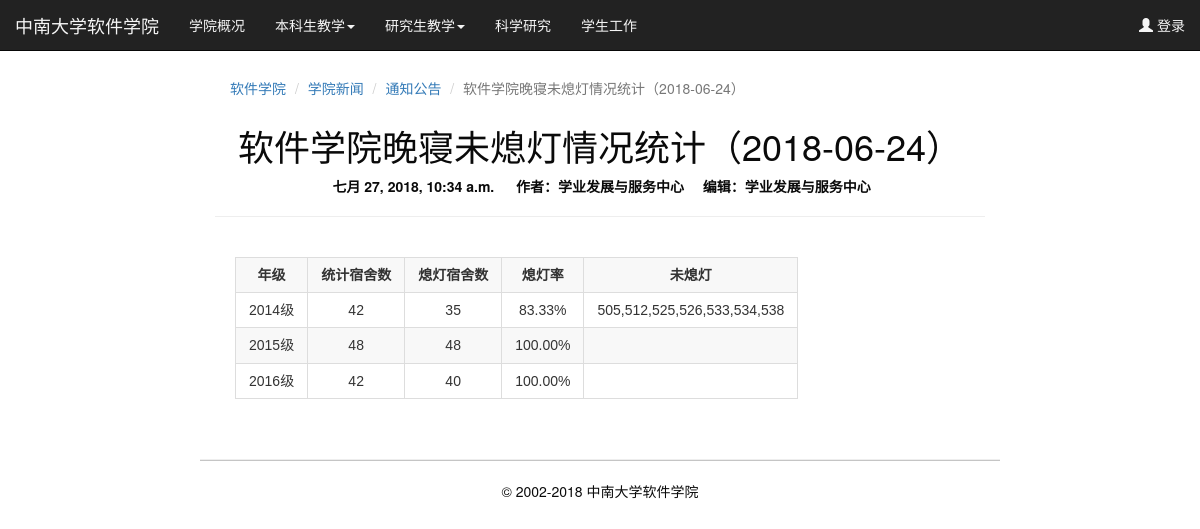
Screenshot of /article/id/6/ with the database file from the repository.
### Pages/models.py (models this page shows, shortened)
class NavbarObject(models.Model):
    page = models.ForeignKey(Page, verbose_name='页面名称', on_delete=models.CASCADE)
    serial_number = models.FloatField(verbose_name='序号')
    name = models.CharField('名称', max_length=25)
    herf = models.CharField('相对路径', max_length=100, null=True, blank=True)
    superior = models.ForeignKey('self', on_delete=models.CASCADE, null=True, blank=True, verbose_name='上级栏目')
    class Meta:
        unique_together = ('page', 'serial_number')
        verbose_name = '导航栏内容'
        verbose_name_plural = '导航栏内容'

### ArticleManagement/models.py (models this page shows, shortened)
class Column(models.Model):
    name = models.CharField('栏目名称', max_length=30)
    superior = models.ForeignKey('self', on_delete=models.SET_NULL, verbose_name='上级栏目', null=True, blank=True)
    objects = ColumnManager()
    class Meta:
        unique_together = ('name', 'superior')
        verbose_name = '栏目'
        verbose_name_plural = '栏目'

class Article(models.Model):
    article_id = models.IntegerField(verbose_name='文章编号')
    edit_time = models.DateTimeField(verbose_name='修改时间')  # 第一次创建的时间也是这个
    title = models.CharField(verbose_name='标题', max_length=30)
    author = models.CharField(verbose_name='作者', max_length=30)
    editor = models.CharField(verbose_name='编辑', max_length=30)
    content = models.TextField(verbose_name='内容', max_length=100000)
    creator = models.ForeignKey(User, on_delete=models.SET_NULL, verbose_name='创建者', null=True, blank=True)
    objects = ArticleManager()
    def get_article_route(self):
        result = []
        list_len = 1000
        archival_articles_queryset = ArchivalArticles.objects.filter(article=self).order_by('-column__name')
        for aaq in archival_articles_queryset:
            tmp = []
            col = aaq.column
            while col.superior is not None:
                tmp.insert(0, col)
                col = col.superior
            tmp.insert(0, col)
            if len(tmp) < list_len:
                result = tmp
        return result
    class Meta:
        unique_together = ('id', 'edit_time')
        verbose_name = '文章'
        verbose_name_plural = '文章'

### Pages/views/articles.py (the view)
# urls.py: path('article/id/<int:id>/', article_page),
def article_page(request, id):
    navbarobj = NavbarObject.objects.filter(page__name='index').order_by('serial_number')
    navbar = []
    num = 0
    for nav in navbarobj:
        if nav.serial_number - int(nav.serial_number) == 0:
            navbar.append({
                "len": 1,
                "val": [nav],
            })
            num += 1
        else:
            num -= 1
            try:
                navbar[num]["val"].append(nav)
                navbar[num]["len"] += 1
            except:
                navbar.append({
                    "len": 0,
                    "val": [],
                })
                navbar[num]["val"].append(nav)
                navbar[num]["len"] += 1
            num += 1
    user = None
    try:
        user_id = request.session['user_id']
        user_pwd = request.session['user_pwd']
        user = AuthenticateUser(user_id, user_pwd)
    except:
        request.session['user_name'] = None
    article = None
    try:
        article = Article.objects.get(id=id)
    except:
        return HttpResponseRedirect('/')
    path = None
    if article is not None:
        path = article.get_article_route()
    return render(request, 'htmls/articles.html', {
        "user": user,
        "navbar": navbar,
        "article": article,
        "path": path,
    })

### templates/htmls/articles.html (shortened to what this page needs)
<!DOCTYPE html>
{% load static %}
<html lang="zh-CN">
<head>
    <link href="https://cdn.bootcss.com/bootstrap/3.3.7/css/bootstrap.css" rel="stylesheet">
    <link href="{% static "css/index.css" %}" rel="stylesheet">
    <link href="{% static "css/editormd.css" %}" rel="stylesheet"/>
</head>
<body>
    <div class="navbar navbar-inverse navbar-default navbar-fixed-top" role="navigation" id="menu-nav">
        <div class="container-fluid">
            <div class="navbar-header">
                <a id="navbar-brand" class="navbar-brand" href="/" style="color: whitesmoke">   中南大学软件学院</a>
            </div>
            <div class="navbar-collapse collapse">
                <ul class="nav navbar-nav navbar-right">
                    {% if user == None %}
                    <li><a href="#" data-toggle="modal" data-target="#LoginModal" style="color: whitesmoke"><span class="glyphicon glyphicon-user"></span>  登录  </a></li>
                    {% else %}
                    <li><a href="/usercenter/" style="color: whitesmoke"><span class="glyphicon glyphicon-user" style="color: whitesmoke"></span>  {{ user.name }}  </a></li>
                    <li><a href="#" onclick="logout()" style="color: whitesmoke"><span class="glyphicon glyphicon-log-out"></span> 登出 </a></li>
                    {% endif %}
                </ul>
                <ul class="nav navbar-nav">
                {% for nav in navbar %}
                    {% if nav.len == 1 %}
                    <li><a href="{{ nav.val.0.herf }}" style="color: whitesmoke">{{ nav.val.0.name }}</a></li>
                    {% else %}
                    <li class="dropdown">
                    <a href="{{ nav.val.0.herf }}" class="dropdown-toggle" data-toggle="dropdown" style="color: whitesmoke">
                        {{ nav.val.0.name }}<span class="caret"></span></a>
                    </li>
                    {% endif %}
                {% endfor %}
                </ul>
            </div>
        </div>
    </div>
    <br>
    <div>
        <div class="col-md-2"></div>
        <div class="col-md-8">
            <div class="center_main">
                <ol class="breadcrumb" style="background-color: white; text-align: left">
                    <li><a href="/">软件学院</a></li>
                    {% for col in path %}
                    <li onclick="gotoColumn('{{ col.id }}')"><a href="#">{{ col.name }}</a></li>
                    {% endfor %}
                    <li class="active">{{ article.title }}</li>
                </ol>
                <h1 style="text-align: center">{{ article.title }}</h1>
                <table border="0" align="center">
                    <th width="30%" style="text-align: center">{{ article.edit_time }}</th>
                    <th width="30%" style="text-align: center">作者：{{ article.author }}</th>
                    <th width="30%" style="text-align: center">编辑：{{ article.editor }}</th>
                </table>
                <hr>
                <div id="md-view">
                </div>
            </div>
            <footer id="footer">
                <br>
                <hr>
                <p align="center">&copy; 2002-2018 中南大学软件学院 </p>
            </footer>
        </div>
        <div class="col-md-2"></div>
    </div>
</body>
</html>

### templates/static/css/index.css (style rules this page uses)
body { padding-top: 50px; padding-bottom: 100px; color: #0a0a0a; }
#footer { position: absolute; bottom: 0; left: 0; width: 100%; height: 100px; }
#footer hr { height: 1px; background-color: #c5c5c5; }
.center_main { padding-bottom: 100px; }

### templates/static/css/editormd.css (style rules this page uses)
.markdown-body { -ms-text-size-adjust: 100%; -webkit-text-size-adjust: 100%; color: #333; overflow: hidden; font-family: "Microsoft YaHei", Helvetica, "Meiryo UI", "Malgun Gothic", "Segoe UI", "Trebuchet MS", "Monaco", monospace, Tahoma, STXihei, "华文细黑", STHeiti, "Helvetica Neue", "Droid Sans", "wenquanyi micro hei", FreeSans, Arimo, Arial, SimSun, "宋体", Heiti, "黑体", sans-serif; font-size: 16px; line-height: 1.6; word-wrap: break-word; }
.editormd-preview-container, .editormd-html-preview { text-align: left; font-size: 14px; line-height: 1.6; padding: 20px; overflow: auto; width: 100%; background-color: #fff; }

### rows the page displays
NavbarObject: val.0.name "学院概况"
NavbarObject: val.0.name "本科生教学"
NavbarObject: val.0.name "研究生教学"
NavbarObject: val.0.name "科学研究"
NavbarObject: val.0.name "学生工作"
Column: name "学院新闻"
Column: name "通知公告"
Article: title "软件学院晚寝未熄灯情况统计（2018-06-24）", edit_time "七月 27, 2018, 10:34 a.m.", author "学业发展与服务中心", editor "学业发展与服务中心"
